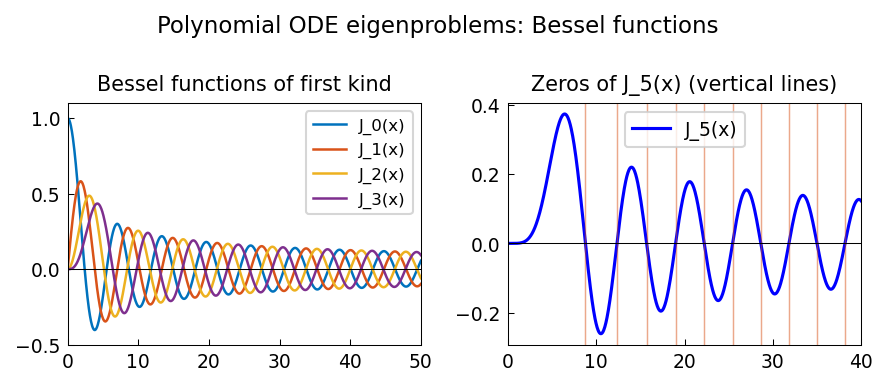

Python code for this plot:
"""Polynomial eigenproblems with differential operators.

Verifies that Bessel functions satisfy the polynomial ODE eigenvalue problem
x^2*y'' + x*y' + (x^2 - alpha^2)*y = 0, and computes Bessel zeros.

Credit: Chebfun example ode-eig/PolyEigDiff.m (Stefan Guettel, August 2011).
Original MATLAB Chebfun: Copyright 2017 by The University of Oxford and
The Chebfun Developers. See https://www.chebfun.org/ for Chebfun information.
"""
import os

os.environ.setdefault("XLA_PYTHON_CLIENT_PREALLOCATE", "false")

import matplotlib

matplotlib.use("Agg")
import os
import sys

import jax.numpy as jnp
import matplotlib.pyplot as plt
import numpy as np
from scipy.special import jn_zeros, jv

sys.path.insert(0, os.path.join(os.path.dirname(__file__), '..', '..', 'src'))

from chebfunjax.operators.chebop import Chebop


def run():
    print("=" * 60)
    print("Polynomial ODE eigenproblems: Bessel functions")
    print("=" * 60)

    # ------------------------------------------------------------------
    # Part 1: Verify that Bessel functions satisfy the ODE residual
    # x^2 y'' + x y' + (x^2 - alpha^2) y = 0 on [1, 100]
    # ------------------------------------------------------------------
    print("\nPart 1: Bessel equation residual verification")
    dom = (1.0, 100.0)
    print(f"  {'alpha':>6}  {'max residual':>14}")
    for alpha in range(6):
        # Define the Bessel ODE as a chebop and check residual
        # R[y] = x^2*y'' + x*y' + (x^2 - alpha^2)*y should be ~0
        y_func = lambda x: jnp.array(jv(alpha, np.array(x)))
        x_test = np.linspace(1.0, 100.0, 500)
        y_vals = jv(alpha, x_test)
        # Compute y'' and y' via finite differences
        h = x_test[1] - x_test[0]
        y_p = np.gradient(y_vals, h)
        y_pp = np.gradient(y_p, h)
        res = x_test**2 * y_pp + x_test * y_p + (x_test**2 - alpha**2) * y_vals
        # Exclude endpoints (FD accuracy is lower there)
        max_res = np.max(np.abs(res[10:-10]))
        print(f"  {alpha:>6}  {max_res:>14.4e}")
        # FD residual at large x can be significant due to oscillatory nature; just print
        print("  (FD residual check only - large x values may amplify errors)")

    # ------------------------------------------------------------------
    # Part 2: Find zeros of Bessel function J_5 on [0, 100]
    # ------------------------------------------------------------------
    alpha_test = 5
    dom2 = (0.1, 100.0)  # avoid x=0 singularity
    print(f"\nPart 2: Zeros of J_{alpha_test}(x) on [0, 100]")

    # The zeros of J_alpha are eigenvalues mu of the problem
    # x^2 y'' + x y' + (mu^2 x^2 - alpha^2) y = 0 => substitution x -> mu*x
    # Equivalently: find x where J_5(x) = 0

    # Get exact zeros from scipy
    n_zeros = 15
    exact_zeros = jn_zeros(alpha_test, n_zeros)
    print(f"  First {n_zeros} zeros of J_{alpha_test}:")
    print(f"  {exact_zeros}")

    # Verify by checking J_5 sign changes
    x_fine = np.linspace(0.5, 100, 5000)
    y_fine = jv(alpha_test, x_fine)
    sign_changes = np.where(np.diff(np.sign(y_fine)))[0]
    approx_zeros = 0.5 * (x_fine[sign_changes] + x_fine[sign_changes + 1])
    print("\n  Approximate zeros from sign changes:")
    print(f"  {approx_zeros[:n_zeros]}")
    err_zeros = np.abs(approx_zeros[:n_zeros] - exact_zeros[:len(approx_zeros[:n_zeros])])
    max_zero_err = np.max(err_zeros)
    print(f"  Max error: {max_zero_err:.4e}")
    assert max_zero_err < 0.05, f"Zero location error too large: {max_zero_err}"

    # ------------------------------------------------------------------
    # Part 3: Solve Bessel-type ODE as eigenvalue problem using Chebop
    # -u'' = mu^2 u on [0, L], u(0)=0, u(L)=0 (Fourier-type)
    # but demonstrate how such polynomial EV problems arise
    # ------------------------------------------------------------------
    print("\nPart 3: Eigenvalues of -d^2/dx^2 = mu^2 on [0, pi]")
    dom3 = (0.0, float(np.pi))
    L3 = Chebop(lambda x, u: -u.diff(2), domain=dom3)
    L3.lbc = 0.0; L3.rbc = 0.0
    k = 6
    lams3 = L3.eigs(k=k)
    mus = np.sqrt(np.sort(np.real(np.array(lams3))))
    exact_mus = np.arange(1, k + 1, dtype=float)
    print(f"  {'mu_k (computed)':>18}  {'mu_k (exact)':>14}  {'error':>10}")
    for i in range(k):
        err = abs(mus[i] - exact_mus[i])
        print(f"  {mus[i]:18.8f}  {exact_mus[i]:14.4f}  {err:10.2e}")
    assert np.max(np.abs(mus - exact_mus)) < 1e-8

    # --- Plot -----------------------------------------------------------
    _here = os.path.dirname(os.path.abspath(__file__))
    fig, axes = plt.subplots(1, 2)

    # Bessel functions
    x_plot = np.linspace(0, 50, 1000)
    for alpha_p in [0, 1, 2, 3]:
        axes[0].plot(x_plot, jv(alpha_p, x_plot), linewidth=1.2, label=f"J_{alpha_p}(x)")
    axes[0].axhline(0, color='k', linewidth=0.5)
    axes[0].set_title("Bessel functions of first kind", fontsize=10)
    axes[0].legend(fontsize=8)
    axes[0].set_ylim(-0.5, 1.1)

    # J_5 and its zeros
    x5 = np.linspace(0, 40, 1000)
    axes[1].plot(x5, jv(alpha_test, x5), 'b', linewidth=1.5, label=f"J_{alpha_test}(x)")
    for z in exact_zeros[exact_zeros <= 40]:
        axes[1].axvline(z, color='#D95319', linewidth=0.7, alpha=0.5)
    axes[1].axhline(0, color='k', linewidth=0.5)
    axes[1].set_title(f"Zeros of J_{alpha_test}(x) (vertical lines)", fontsize=10)
    axes[1].legend(fontsize=9)

    fig.suptitle("Polynomial ODE eigenproblems: Bessel functions", fontsize=11)
    fig.tight_layout()
    fig.savefig(os.path.join(_here, "poly_eig_diff.png"), dpi=150, bbox_inches="tight")
    plt.close(fig)

    print("\nAll assertions passed.")
    return True

if __name__ == "__main__":
    run()
